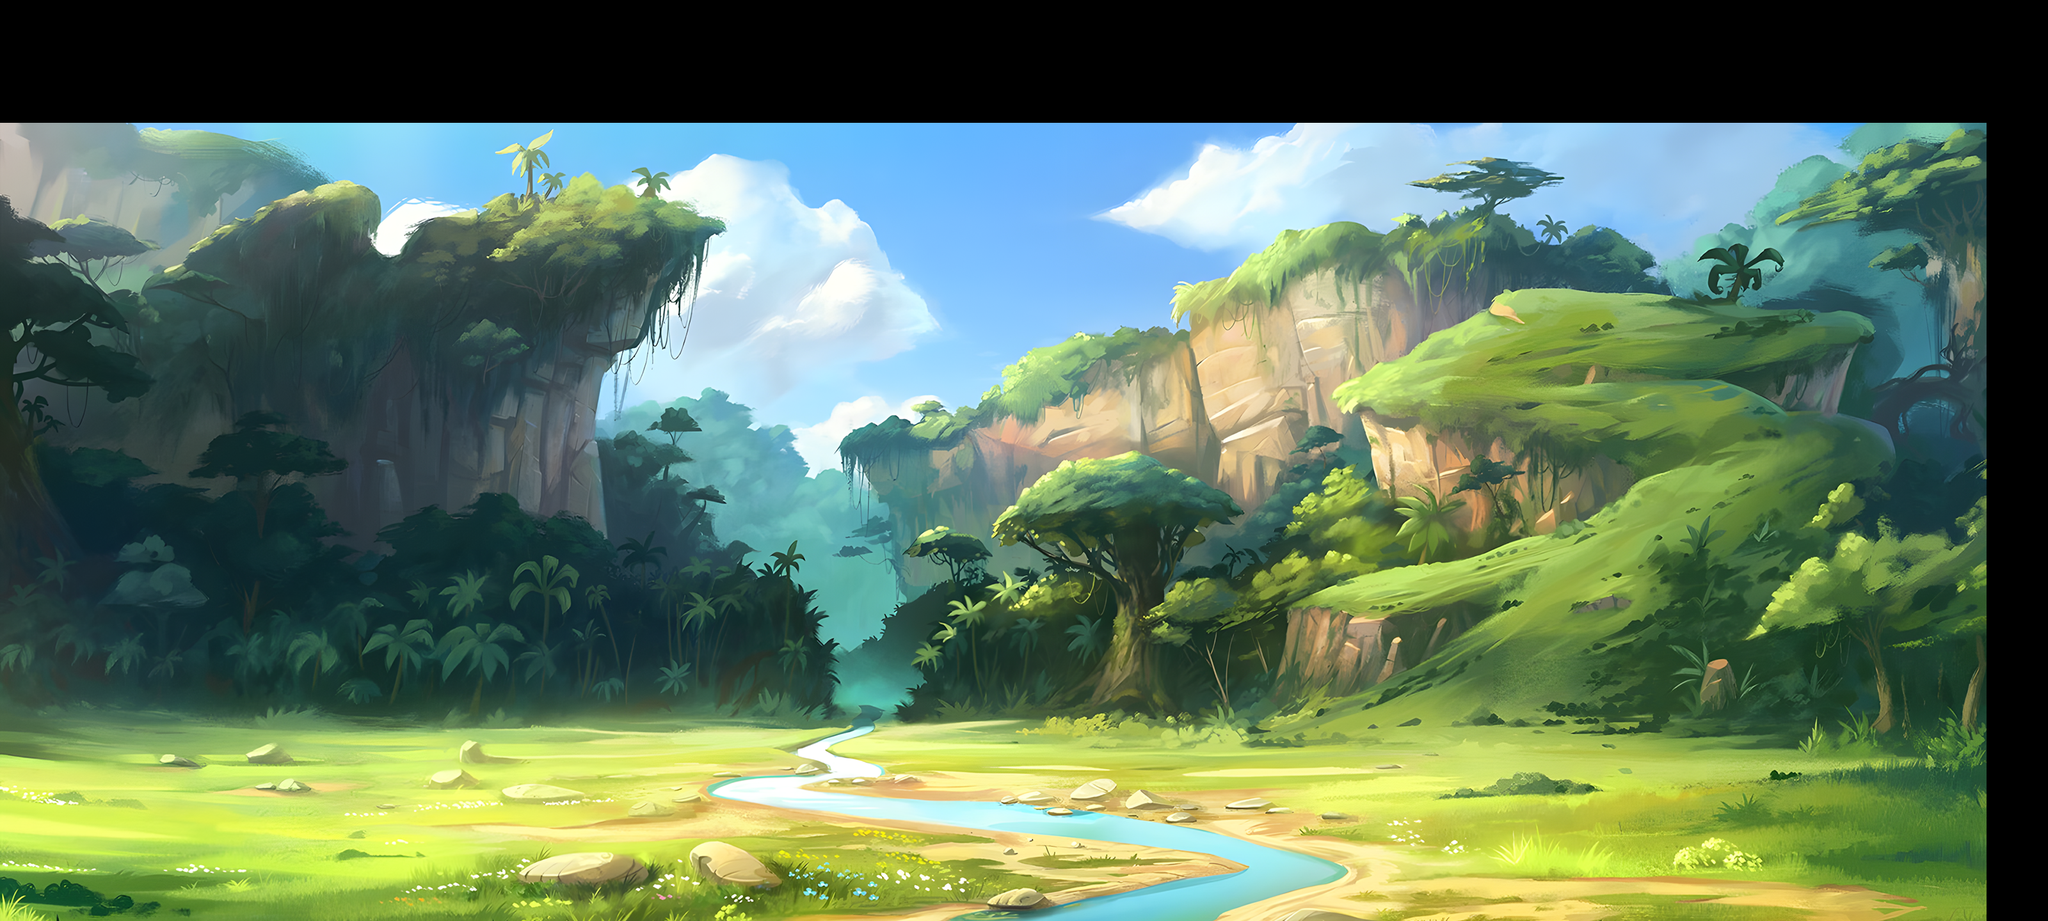

Rendered tile map (Tiled .tmx) drawn with the repository's tilesets; below, a short description and the map source with its tile grids summarised:
An orthogonal 100x45 tile map with 32x32 px tiles, 1 tile layer (图块层 1), 1 hidden layer not drawn, 2 tilesets and 6 objects (npc).

<map version="1.10" tiledversion="1.11.2" orientation="orthogonal" renderorder="right-down" width="100" height="45" tilewidth="32" tileheight="32" infinite="0" nextlayerid="7" nextobjectid="13">
 <tileset firstgid="1" source="HomeBackground_1.tsx" />
 <tileset firstgid="3881" source="../Origin_Mushroom/Env_Tree_Oak_Giant_Green.tsx" />
 <layer id="1" name="图块层 1" width="100" height="45">
  <data>[4500 cells, 3783 non-empty, 3783 distinct tile ids]</data>
 </layer>
 <objectgroup id="2" name="collisions">
  <object id="2" x="9.35023" y="1397.86" width="3183.75" height="37.4009" />
  <object id="3" x="7.01267" y="2.33756" width="42.076" height="1432.92" />
  <object id="4" x="3076.23" y="-4.67512" width="116.878" height="1437.6" />
 </objectgroup>
 <objectgroup id="4" name="born">
  <object id="6" x="257.131" y="1210.86">
   <point />
  </object>
 </objectgroup>
 <objectgroup id="5" name="gate">
  <object id="11" x="2777.02" y="1159.43" width="144.929" height="229.081" />
 </objectgroup>
 <layer id="3" name="图块层 2" width="100" height="45" visible="0">
  <data>[4500 cells, 825 non-empty, 825 distinct tile ids]</data>
 </layer>
 <objectgroup id="6" name="npc">
  <object id="10" name="npc" type="npc" x="1477.34" y="1388.51">
   <point />
  </object>
 </objectgroup>
</map>
